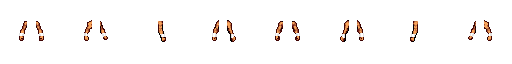
#> input picture Paperdolls/Male/Layer 3 - Arms/Male Arms1.png, 512 x 64 px
$ python build_gloves.py
#> lines starting #> are read from the running program, lines starting #| are printed output that depends on the picture; after the words box and inside, x2 and y2 are one past the last pixel; in counts of white or black regions, pixels touching at a corner belong together
"""Thai gloves and Boxing gloves (Layer 4 arm accessories), candidates 2026-11-15.

Paperdoll: every Arms1 pixel from the top of the wrist wrap down (wrap = cuff, hand = glove), recoloured by the
skin tone it replaces; the rig carries it on the forearm-hand part like a vambrace. grow() then pads the glove
outward (Boxing: 1px of leather plus a new outline, Thai: a new outline only), and is run on the paperdoll and on
every rendered state's glove sheet, so a glove reads bigger than the bare fist in every pose.
Usage: python3 tools/fight-gear/build_gloves.py [outdir]            paperdoll sheets
       python3 tools/fight-gear/build_gloves.py --grow <state dir>... pad rendered glove sheets in place
"""
import sys
from pathlib import Path
import numpy as np
from PIL import Image

ROOT = Path(__file__).resolve().parents[2]
P = ROOT / 'Paperdolls/Male'
F = 64
def load(p): return np.array(Image.open(p).convert('RGBA'))
#> returned value is the input picture: shape (64, 512, 4); mean R, G, B, A 6.1, 3.8, 2.8, 10.2
def hx(h): h = h.lstrip('#'); return np.array([int(h[i:i + 2], 16) for i in (0, 2, 4)] + [255], np.uint8)
def col(img, x, y): return None if img[y, x, 3] == 0 else '%02x%02x%02x' % tuple(img[y, x, :3])

SKIN = {'f6a35b': 0, 'c87845': 1, '9e4a31': 2, '70241d': 3, '3f0505': 3}
WRAP = {'ffffff': 0, 'e3e3e3': 1}
GLOVES = {
    'boxing-gloves': dict(file='Boxing Gloves.png', grow=1,
        glove=['#ff6a5c', '#d42a2a', '#8e1418', '#560a0e'], cuff=['#d42a2a', '#ffffff']),
    'thai-gloves': dict(file='Thai Gloves.png', grow=1,
        glove=['#6a6a7a', '#3e3e4a', '#26262e', '#18181e'], cuff=['#ffd75e', '#d9a42e']),
}

def paperdoll(g):
    A = load(P / 'Layer 3 - Arms/Male Arms1.png')
    out = np.zeros_like(A)
    W, H = A.shape[1], A.shape[0]
#> W = 512; H = 64
    for f in range(W // F):
        ox = f * F
        # each arm column-cluster: wrap top row found per connected arm (left half / right half of the frame by x)
        seen_wrap = {}
        for y in range(H):
            for x in range(F):
                if col(A, ox + x, y) in WRAP:
                    side = 0 if x < 32 else 1
                    seen_wrap.setdefault(side, y)
        for y in range(H):
            for x in range(F):
                c = col(A, ox + x, y)
                if c is None: continue
                side = 0 if x < 32 else 1
                top = seen_wrap.get(side)
                if top is None or y < top - (0 if c in WRAP else 0): continue
                # outline row above the wrap (where the arm meets the cuff) stays the arm's
                if c == '000000': out[y, ox + x] = hx('000000')
                elif c in WRAP: out[y, ox + x] = hx(g['cuff'][WRAP[c]])
                else: out[y, ox + x] = hx(g['glove'][SKIN.get(c, 1)])
#> this loop made 8 passes
#> ox on passes 2 to 8: 64, 128, 192, 256, 320, 384, 448
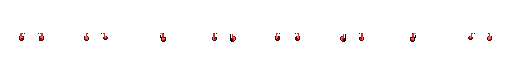
#> out: shape (64, 512, 4); mean R, G, B, A 2.7, 1.3, 1.3, 4; transparent parts drawn white
    return out

def grow(img, g):
    """Pad the glove (rows below its cuff) outward by g['grow'] px of leather and a fresh outline."""
    a = img.copy()
    H, W = a.shape[:2]
#> H = 64; W = 512
    cuffs = {tuple(hx(c)[:3]) for c in g['cuff']}
    gl = [tuple(hx(c)[:3]) for c in g['glove']]
    def is_glove(y, x): return a[y, x, 3] and tuple(a[y, x, :3]) in gl
    for step in range(g['grow']):
        add = []
        for y in range(H):
            for x in range(W):
                if a[y, x, 3] and tuple(a[y, x, :3]) == (0, 0, 0):
                    # outline pixel touching glove leather becomes leather (the glove swells)
                    if any(0 <= y + dy < H and 0 <= x + dx < W and is_glove(y + dy, x + dx) for dx, dy in ((1, 0), (-1, 0), (0, 1), (0, -1))):
                        add.append((y, x))
        for y, x in add: a[y, x] = hx(g['glove'][2])
#> this loop made 1 pass
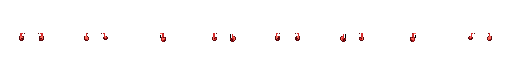
#> a: shape (64, 512, 4); 0.09% of pixels changed, all inside (x1, y1, x2, y2) = (88, 33, 488, 42); transparent parts drawn white
    # fresh outline round all leather and cuff
    ring = []
#> ring = []
    for y in range(H):
        for x in range(W):
            if a[y, x, 3]: continue
            if (x // F) != ((x + 1) // F) and False: pass
            for dx, dy in ((1, 0), (-1, 0), (0, 1), (0, -1)):
                nx, ny = x + dx, y + dy
                if 0 <= nx < W and 0 <= ny < H and nx // F == x // F and a[ny, nx, 3] and tuple(a[ny, nx, :3]) != (0, 0, 0):
                    ring.append((y, x)); break
#> after the loop, ring = 317 pairs, first value 32 to 42, second value 18 to 492
    for y, x in ring: a[y, x] = hx('000000')
#> this loop made 317 passes
#> x on passes 1 to 3: 19, 20, 21
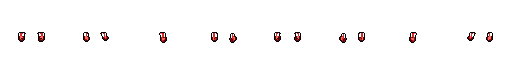
#> a: shape (64, 512, 4); 0.97% of pixels changed, all inside (x1, y1, x2, y2) = (18, 32, 493, 43); transparent parts drawn white
    return a

if __name__ == '__main__':
    if sys.argv[1:2] == ['--grow']:
        for d in sys.argv[2:]:
            for name, g in GLOVES.items():
                p = Path(d) / f'{name}.png'
                if p.exists(): Image.fromarray(grow(load(p), g)).save(p)
        sys.exit()
    out = Path(sys.argv[1]) if len(sys.argv) > 1 else P
    (out / 'Layer 4 - Shoulders and Arms accessories').mkdir(parents=True, exist_ok=True)
    for name, g in GLOVES.items():
        Image.fromarray(grow(paperdoll(g), g)).save(out / 'Layer 4 - Shoulders and Arms accessories' / g['file'])
    print('ok')
